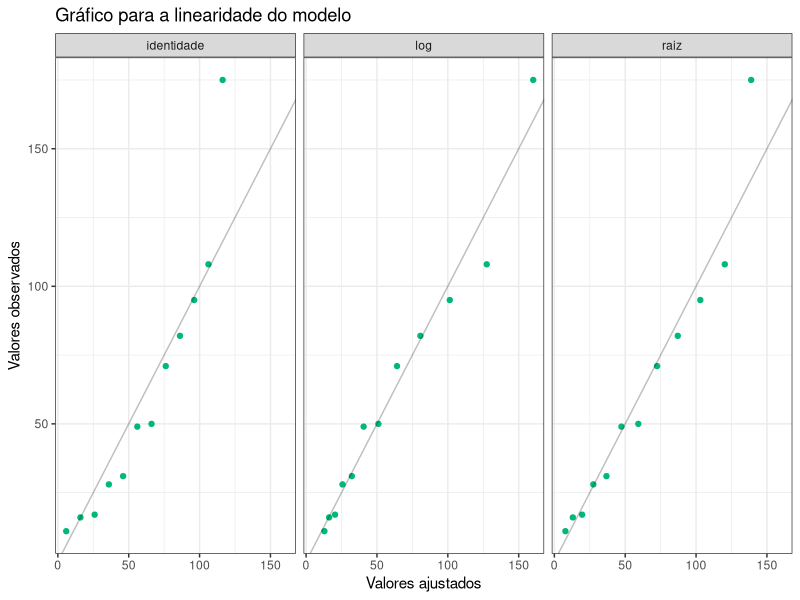
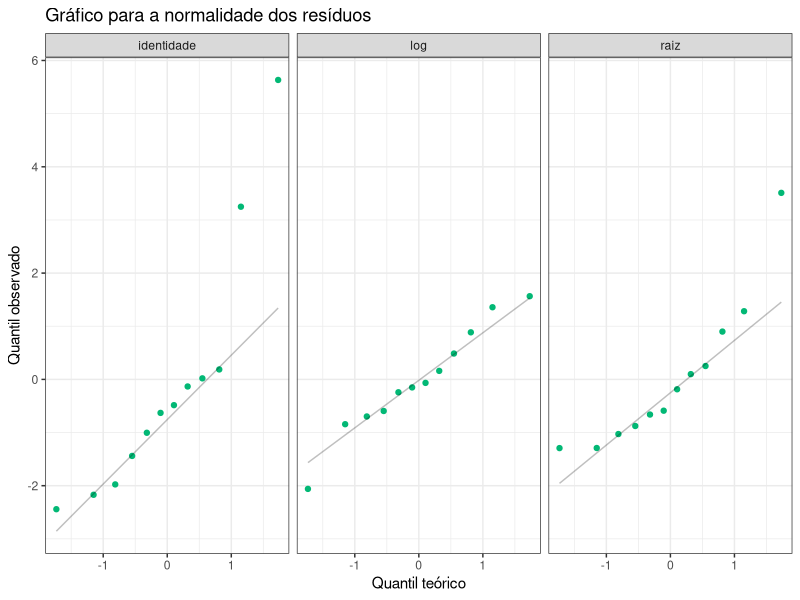
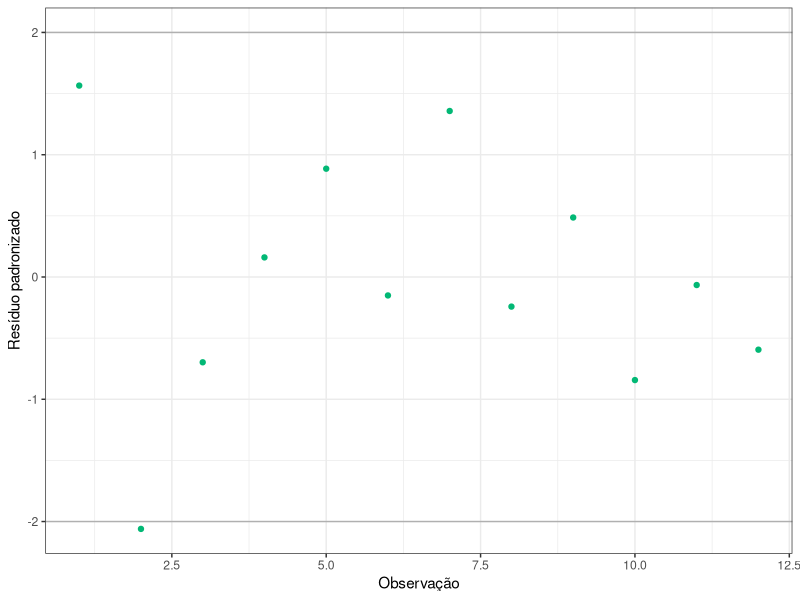
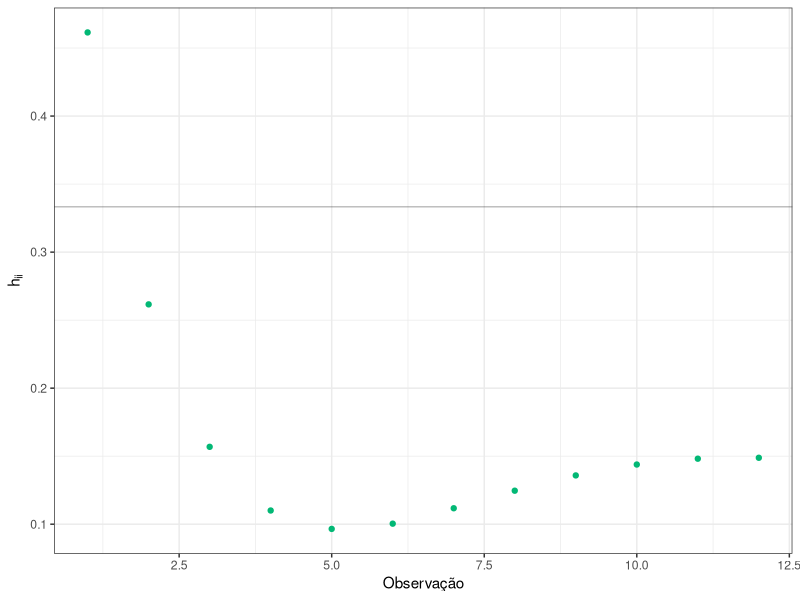
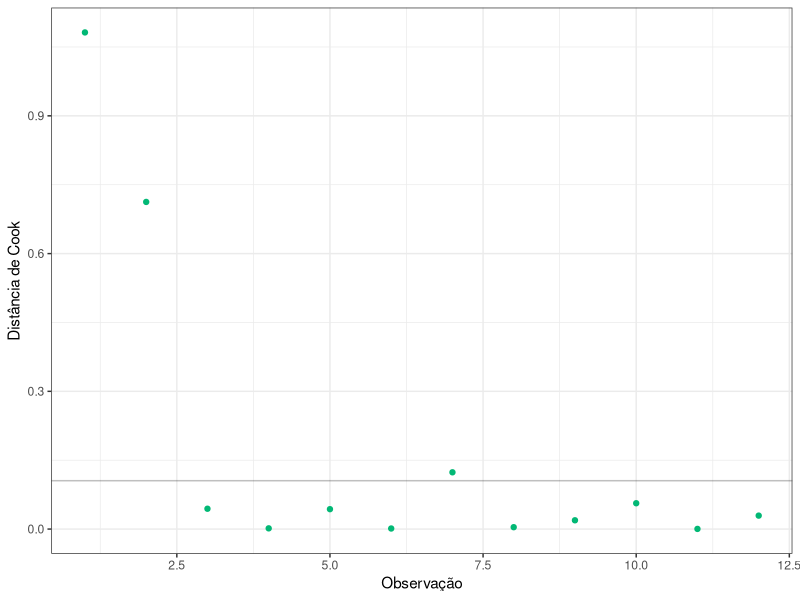
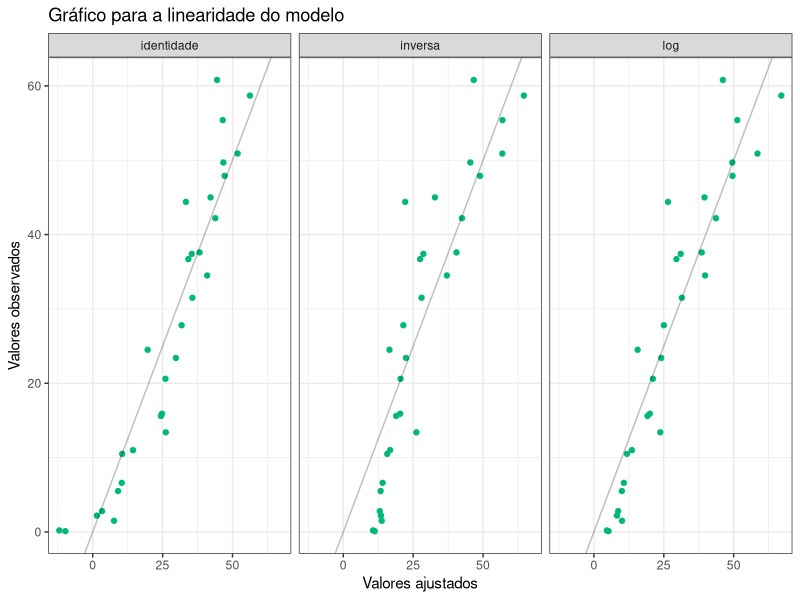
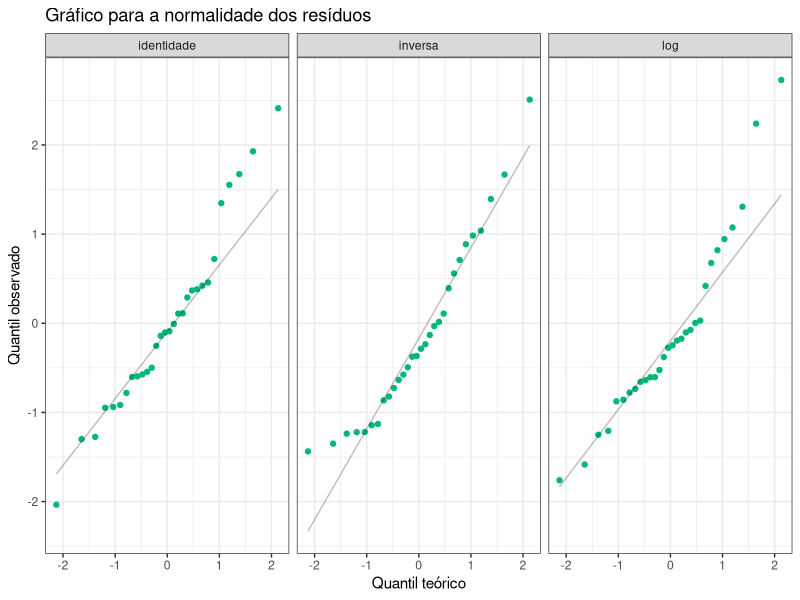
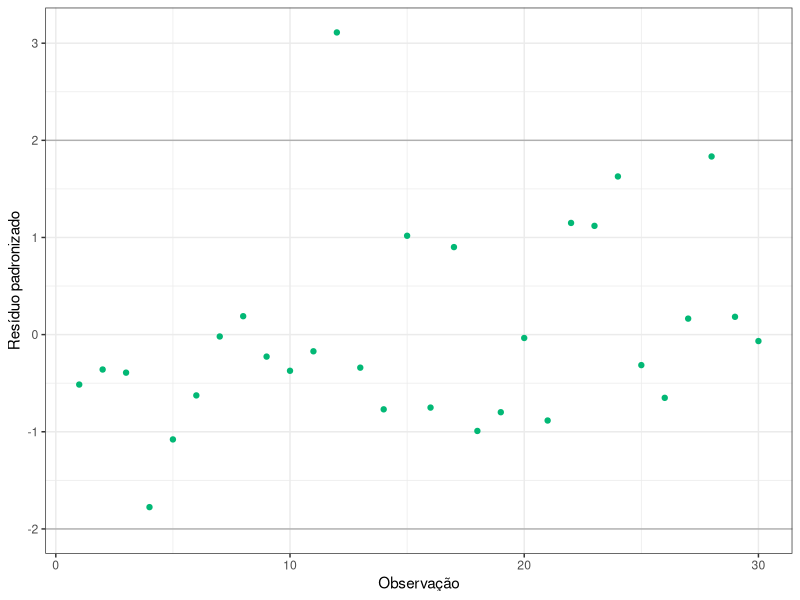

Generate these figures, in order, with R:
## ---- chunk 1
#| echo: false
library(ggplot2)
theme_set(theme_bw())
## ---- chunk 2
bactérias <- data.frame(
    número = c(175, 108, 95, 82, 71, 50, 49, 31, 28, 17, 16, 11),
    tempo = 1:12
)
## ---- chunk 3
bac_fit1 <- glm(número ~ tempo, bactérias, family = poisson(link = identity))
bac_fit2 <- glm(número ~ tempo, bactérias, family = poisson(link = log     ))
bac_fit3 <- glm(número ~ tempo, bactérias, family = poisson(link = sqrt    ))
## ---- chunk 4
#| fig-width: 6.5
#| fig-height: 3.5
#| layout-nrow: 2
data.frame(
    y          = bactérias$número,
    identidade = fitted(bac_fit1),
    log        = fitted(bac_fit2),
    raiz       = fitted(bac_fit3)
) |>
    tidyr::pivot_longer(-y) |>
    ggplot(aes(x = value, y = y)) +
    facet_grid(cols = vars(name)) +
    geom_point(color = "#02b875") +
    geom_abline(alpha = 0.25) +
    labs(
        title = "Gráfico para a linearidade do modelo",
        x = "Valores ajustados",
        y = "Valores observados"
    )

data.frame(
    identidade = boot::glm.diag(bac_fit1)$rd,
    log        = boot::glm.diag(bac_fit2)$rd,
    raiz       = boot::glm.diag(bac_fit3)$rd
) |>
    tidyr::pivot_longer(tidyr::everything()) |>
    ggplot(aes(sample = value)) +
    facet_grid(cols = vars(name)) +
    geom_qq(color = "#02b875") +
    geom_qq_line(alpha = 0.25) +
    labs(
        title = "Gráfico para a normalidade dos resíduos",
        x = "Quantil teórico",
        y = "Quantil observado"
    )
## ---- chunk 5
#| fig-width: 2.5
#| fig-height: 4
#| layout-ncol: 3
diag <- boot::glm.diag(bac_fit2)
n <- nrow(bactérias)
p <- ncol(bactérias)

bactérias |>
    ggplot(aes(x = seq_len(n), y = diag$rd)) +
    geom_point(color = "#02b875") +
    geom_hline(alpha = 0.25, yintercept = c(-2, 2)) +
    labs(x = "Observação", y = "Resíduo padronizado")

bactérias |>
    ggplot(aes(x = seq_len(n), y = diag$h)) +
    geom_point(color = "#02b875") +
    geom_hline(alpha = 0.25, yintercept = 2 * p / n) +
    labs(x = "Observação", y = expression(h[i][i]))

bactérias |>
    ggplot(aes(x = seq_len(n), y = diag$cook)) +
    geom_point(color = "#02b875") +
    geom_hline(alpha = 0.25, yintercept = qchisq(0.1, p) / p) +
    labs(x = "Observação", y = "Distância de Cook")
## ---- chunk 6
defeitos <- read.csv("defects.txt", header = FALSE)
names(defeitos) <- c("temperatura", "densidade", "produção", "defeitos")
## ---- chunk 7
def_fit1 <- glm(defeitos ~ ., defeitos, family = gaussian(link = identity))
def_fit2 <- glm(defeitos ~ ., defeitos, family = gaussian(link = inverse ))
def_fit3 <- glm(defeitos ~ ., defeitos, family = gaussian(link = log     ))
## ---- chunk 8
#| fig-width: 6.5
#| fig-height: 3.5
#| layout-nrow: 2
data.frame(
    y          = defeitos$defeitos,
    identidade = fitted(def_fit1),
    inversa    = fitted(def_fit2),
    log        = fitted(def_fit3)
) |>
    tidyr::pivot_longer(-y) |>
    ggplot(aes(x = value, y = y)) +
    facet_grid(cols = vars(name)) +
    geom_point(color = "#02b875") +
    geom_abline(alpha = 0.25) +
    labs(
        title = "Gráfico para a linearidade do modelo",
        x = "Valores ajustados",
        y = "Valores observados"
    )

data.frame(
    identidade = boot::glm.diag(def_fit1)$rd,
    inversa    = boot::glm.diag(def_fit2)$rd,
    log        = boot::glm.diag(def_fit3)$rd
) |>
    tidyr::pivot_longer(tidyr::everything()) |>
    ggplot(aes(sample = value)) +
    facet_grid(cols = vars(name)) +
    geom_qq(color = "#02b875") +
    geom_qq_line(alpha = 0.25) +
    labs(
        title = "Gráfico para a normalidade dos resíduos",
        x = "Quantil teórico",
        y = "Quantil observado"
    )
## ---- chunk 9
def_fit <- glm(defeitos ~ temperatura - 1, defeitos, family = gaussian(link = log))
## ---- chunk 10
#| fig-width: 2.5
#| fig-height: 4
#| layout-ncol: 3
diag <- boot::glm.diag(def_fit)
n <- nrow(defeitos)
p <- ncol(defeitos)

defeitos |>
    ggplot(aes(x = seq_len(n), y = diag$rd)) +
    geom_point(color = "#02b875") +
    geom_hline(alpha = 0.25, yintercept = c(-2, 2)) +
    labs(x = "Observação", y = "Resíduo padronizado")

defeitos |>
    ggplot(aes(x = seq_len(n), y = diag$h)) +
    geom_point(color = "#02b875") +
    geom_hline(alpha = 0.25, yintercept = 2 * p / n) +
    labs(x = "Observação", y = expression(h[i][i]))

defeitos |>
    ggplot(aes(x = seq_len(n), y = diag$cook)) +
    geom_point(color = "#02b875") +
    geom_hline(alpha = 0.25, yintercept = qchisq(0.1, p) / p) +
    labs(x = "Observação", y = "Distância de Cook")
